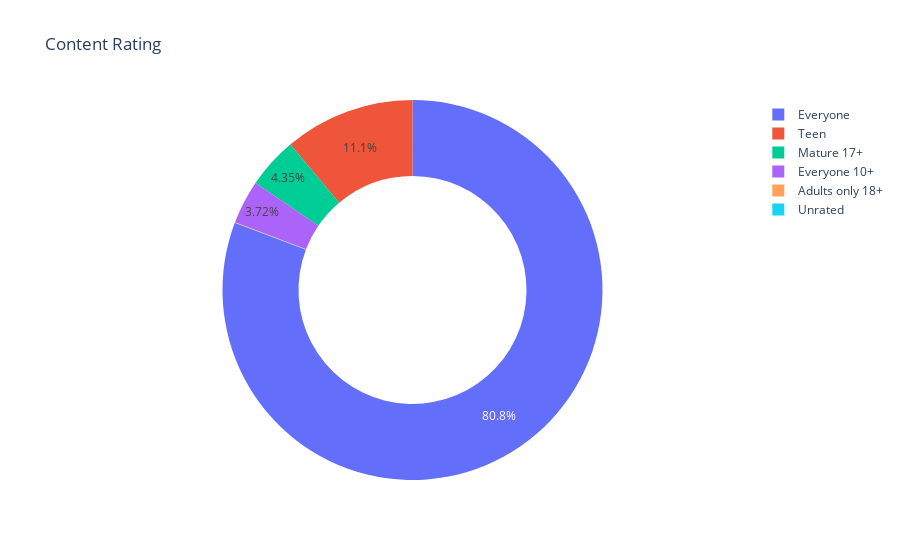

Write notebook code for a chart like this one.
### Code cell
# create donut chart with hold
# creates a graph_object
fig = px.pie(labels=ratings.index,
             values=ratings.values,
             title="Content Rating",
             names=ratings.index,
             hole=0.6, # for donut🍩 chart
            )
fig.update_traces(textposition='inside', textinfo='percent')
fig.show()

### Figure 1 — Plotly figure (JSON) as saved in the notebook; plotly's stock layout.template omitted (floating-point values rounded to 4 significant figures)
{"data": [{"domain": {"x": [0, 1], "y": [0, 1]}, "hole": 0.6, "hovertemplate": "label=%{label}<br>value=%{value}<extra></extra>", "labels": ["Everyone", "Teen", "Mature 17+", "Everyone 10+", "Adults only 18+", "Unrated"], "legendgroup": "", "name": "", "showlegend": true, "textinfo": "percent", "textposition": "inside", "type": "pie", "values": [6621, 912, 357, 305, 3, 1]}], "layout": {"autosize": true, "legend": {"tracegroupgap": 0}, "title": {"text": "Content Rating"}}}
